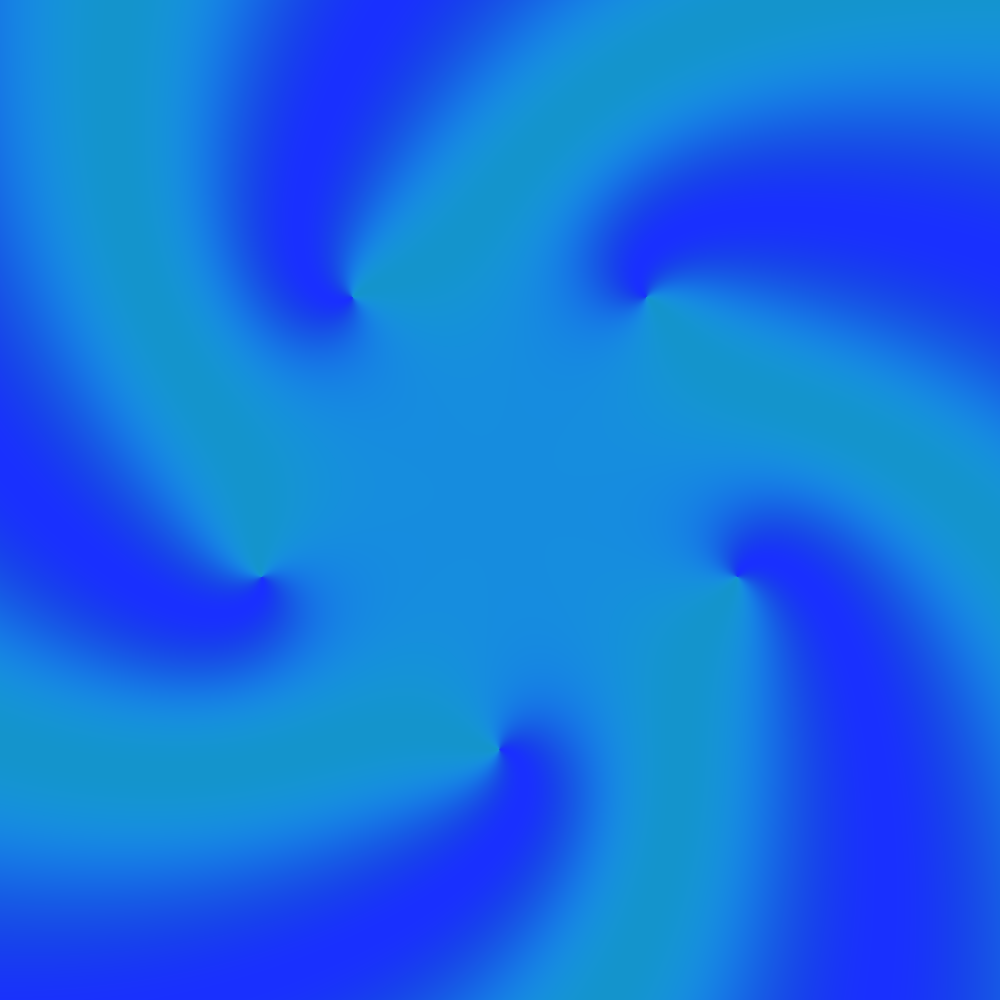
Frame 1 (no input)
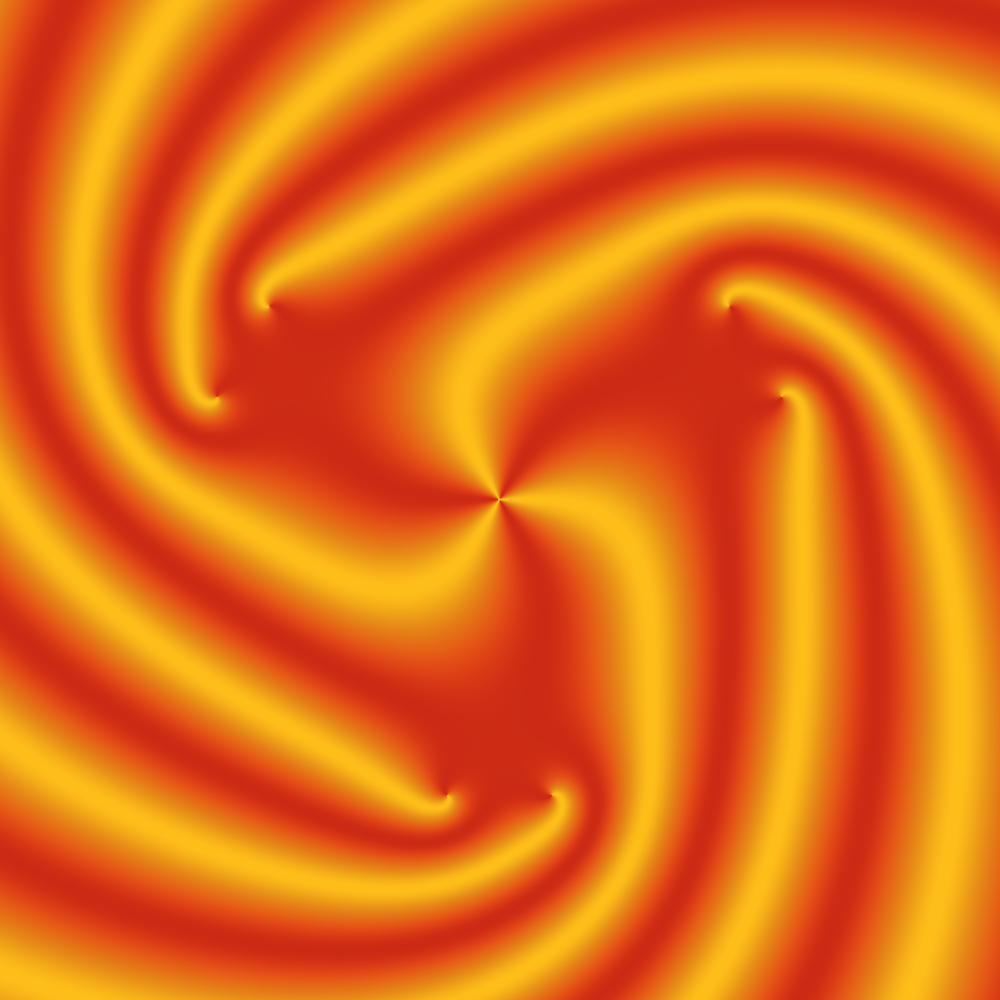
Frame 2 (the mouse pressed at the canvas centre, redrawn once)

The Processing sketch that drew these frames (run headless with seeded random() and noise(); the mouse was pressed at the canvas centre and the sketch redrawn once):

// Processing sketch: day16
// ── day16.pde
int degree, iterations, hue, hueStart, skew;

void setup() {
	size(1000, 1000);
	noLoop();
}

void draw() {
	colorMode(HSB, 100);
	loadPixels();

	degree = floor(random(2, 7));
	iterations = floor(random(1, 5 - degree/3));
	hue = floor(random(5, 20));
	skew = floor(random(1, 5));
	hueStart = floor(random(0, 100 - hue - 10));

	double delta = 4.0 / width;
	double x = - 2.0;
	double y = - 2.0;
	Complex z;
	float s;

	for (int i = 0; i < width; i++) {
		x += delta;
		y = -2.0;
		for (int j = 0; j < height; j++) {
			y += delta;
			z = iterate(new Complex(x, y));
			s = (float) Math.sin(z.phase() + skew * Math.log(1 + z.abs()));
			pixels[i * width + j] = color((s * 5 + hueStart) % 100, 90, 90 + 10 * pow(s, 3.0));
		}
	}


	updatePixels();
	save("day16.png");
}

Complex iterate(Complex z) {
	for (int i = 0; i < iterations; i++)
		z = poly(z);

	return z;
}

Complex poly(Complex z) {
	Complex w = new Complex(1, 0);
	for (int i = 0; i < degree; i++)
		w = w.times(new Complex(Math.cos(i/((double) degree) * TWO_PI), Math.sin(i/((double) degree) * TWO_PI)).minus(z));

	return w;
}

class Complex {
	double re;
	double im;

	Complex(double re, double im) {
		this.re = re;
		this.im = im;
	}

	public double abs() {
		return Math.hypot(re, im);
	}

	public double phase() {
		return Math.atan2(im, re) + PI;
	}

	public Complex minus(Complex b) {
		return new Complex(this.re - b.re, this.im - b.im);
	}

	public Complex times(Complex b) {
		return new Complex(this.re * b.re - this.im * b.im, this.re * b.im + this.im * b.re);
	}
}
